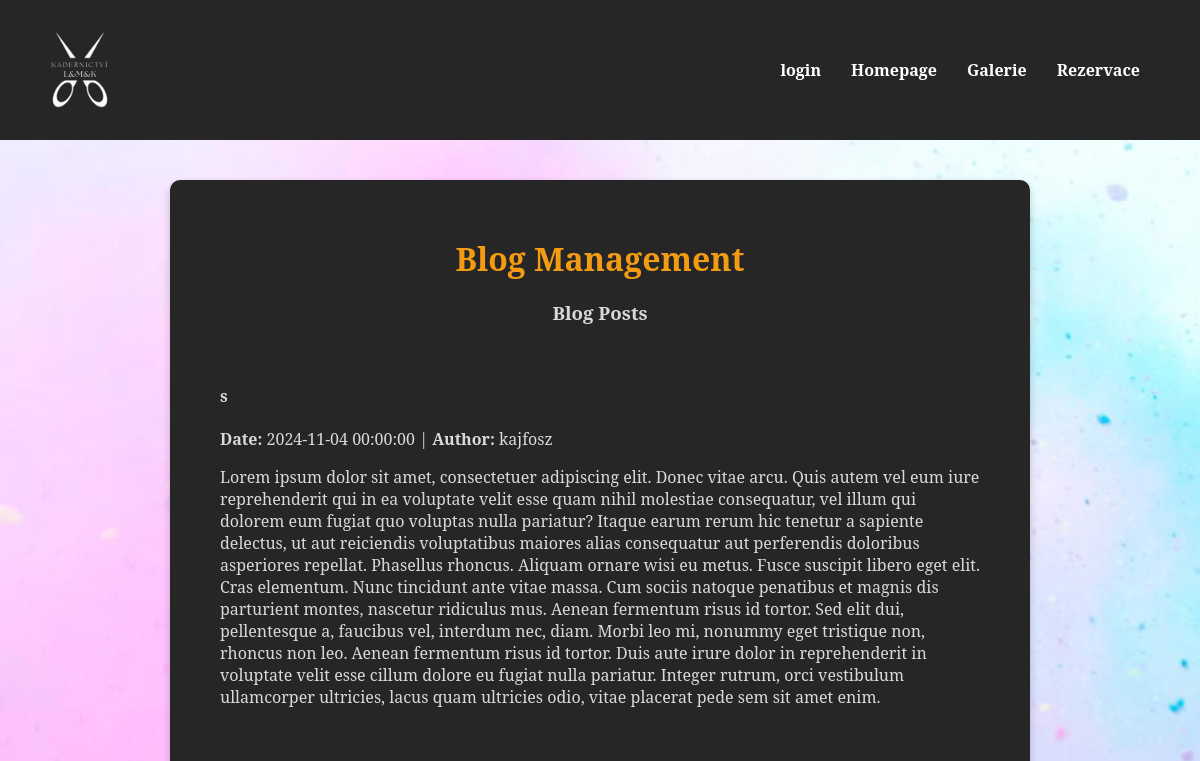
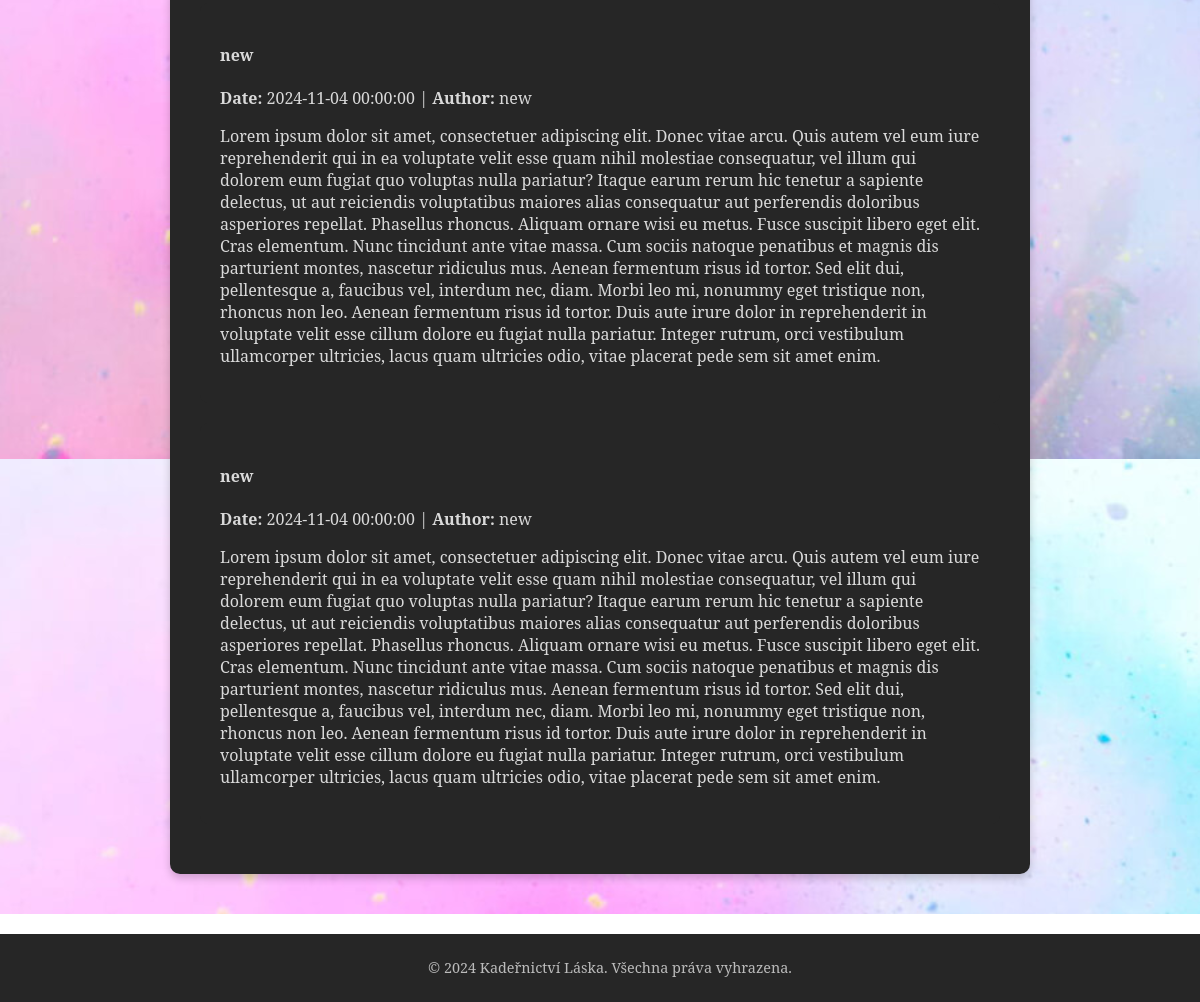
Page /news.php on the committed database (2 pictures, top to bottom).
### tables this page shows
CREATE TABLE `blogs` (
  `id` int(11) NOT NULL,
  `title` varchar(255) NOT NULL,
  `content` text NOT NULL,
  `created_date` datetime NOT NULL,
  `author` varchar(100) DEFAULT NULL
);

### news.php (the view, shortened to what this page needs)
<?php
$servername = "localhost";
$username = "root";
$password = "";
$database = "rezerver";
$conn = new mysqli($servername, $username, $password, $database);
$sql = "SELECT id, title, content, created_date, author FROM blogs ORDER BY created_date DESC";
$result = $conn->query($sql);
?>
<!DOCTYPE html>
<html lang="cs">
<head>
    <link rel="stylesheet" href="style.css">
</head>
<body>
    <header>
        <div class="logo">
            <img src="img/logo.png" alt="Kadeřnictví Láska logo">
        </div>
        <nav>
            <ul>
                <li><a href="login.html">login</a></li>
                <li><a href="main.html">Homepage</a></li>
                <li><a href="#">Galerie</a></li>
                <li><a href="index.html">Rezervace</a></li>
            </ul>
        </nav>
    </header>
    <main class="blog-main">
        <div class="blog-container">
            <h2>Blog Management</h2>
            <h3>Blog Posts</h3>
            <?php while ($row = $result->fetch_assoc()) { ?>
                <div class="blog-post">
                    <h4><?php echo htmlspecialchars($row['title']); ?></h4>
                    <p><strong>Date:</strong> <?php echo htmlspecialchars($row['created_date']); ?> | <strong>Author:</strong> <?php echo htmlspecialchars($row['author']); ?></p>
                    <p class="news_text"> <?php echo htmlspecialchars($row['content']); ?> </p>
                </div>
            <?php } ?>
        </div>
    </main>
    <footer>
        <p>&copy; 2024 Kadeřnictví Láska. Všechna práva vyhrazena.</p>
    </footer>
</body>
</html>

### style.css (style rules this page uses)
body { font-family: 'Noto serif', sans-serif; color: #d9d9d9; margin: 0; padding: 0; scroll-behavior: smooth; }
header { background-color: #262626; padding: 20px 30px; display: flex; justify-content: space-between; align-items: center; }
.logo { display: flex; align-items: center; gap: 10px; }
.logo img { width: 100px; height: 100px; }
nav ul { list-style: none; display: flex; gap: 30px; margin: 0; padding: 0; }
nav a { text-decoration: none; color: #ffffff; font-weight: bold; font-size: 16px; }
main { display: flex; justify-content: space-between; padding: 30px; background-image: url(img/background.png); }
.blog-main { display: flex; justify-content: center; padding: 40px 20px; background-color: #262626; }
.blog-container { background-color: #262626; padding: 30px; width: 80%; max-width: 800px; border-radius: 10px; color: #d9d9d9; box-shadow: 0 4px 8px rgba(0, 0, 0, 0.2); text-align: center; }
.blog-container h2 { font-size: 2em; color: #f39c12; margin-bottom: 20px; }
.blog-post { background-color: #262626; padding: 20px; border-radius: 8px; margin-bottom: 20px; text-align: left; }
footer { width: 100%; background-color: #262626; padding: 10px; text-align: center; color: #bbb; margin-top: 20px; font-size: 0.9em; }

### rows in the picture
blogs: title "s", created_date "2024-11-04 00:00:00", author "kajfosz", content "Lorem ipsum dolor sit amet, consectetuer adipiscing elit. Donec vitae arcu. Quis autem vel eum iure reprehenderit qui in ea voluptate velit esse quam nihil molestiae consequatur, vel illum qui dolorem eum fugiat quo voluptas nulla pariatur? Itaque earum rerum hic tenetur a sapiente delectus, ut aut reiciendis voluptatibus maiores alias consequatur aut perferendis doloribus asperiores repellat. Phasellus rhoncus. Aliquam ornare wisi eu metus. Fusce suscipit libero eget elit. Cras elementum. Nunc tincidunt ante vitae massa. Cum sociis natoque penatibus et magnis dis parturient montes, nascetur ridiculus mus. Aenean fermentum risus id tortor. Sed elit dui, pellentesque a, faucibus vel,…"
blogs: title "new", created_date "2024-11-04 00:00:00", author "new", content "Lorem ipsum dolor sit amet, consectetuer adipiscing elit. Donec vitae arcu. Quis autem vel eum iure reprehenderit qui in ea voluptate velit esse quam nihil molestiae consequatur, vel illum qui dolorem eum fugiat quo voluptas nulla pariatur? Itaque earum rerum hic tenetur a sapiente delectus, ut aut reiciendis voluptatibus maiores alias consequatur aut perferendis doloribus asperiores repellat. Phasellus rhoncus. Aliquam ornare wisi eu metus. Fusce suscipit libero eget elit. Cras elementum. Nunc tincidunt ante vitae massa. Cum sociis natoque penatibus et magnis dis parturient montes, nascetur ridiculus mus. Aenean fermentum risus id tortor. Sed elit dui, pellentesque a, faucibus vel,…"
blogs: title "new", created_date "2024-11-04 00:00:00", author "new", content "Lorem ipsum dolor sit amet, consectetuer adipiscing elit. Donec vitae arcu. Quis autem vel eum iure reprehenderit qui in ea voluptate velit esse quam nihil molestiae consequatur, vel illum qui dolorem eum fugiat quo voluptas nulla pariatur? Itaque earum rerum hic tenetur a sapiente delectus, ut aut reiciendis voluptatibus maiores alias consequatur aut perferendis doloribus asperiores repellat. Phasellus rhoncus. Aliquam ornare wisi eu metus. Fusce suscipit libero eget elit. Cras elementum. Nunc tincidunt ante vitae massa. Cum sociis natoque penatibus et magnis dis parturient montes, nascetur ridiculus mus. Aenean fermentum risus id tortor. Sed elit dui, pellentesque a, faucibus vel,…"
